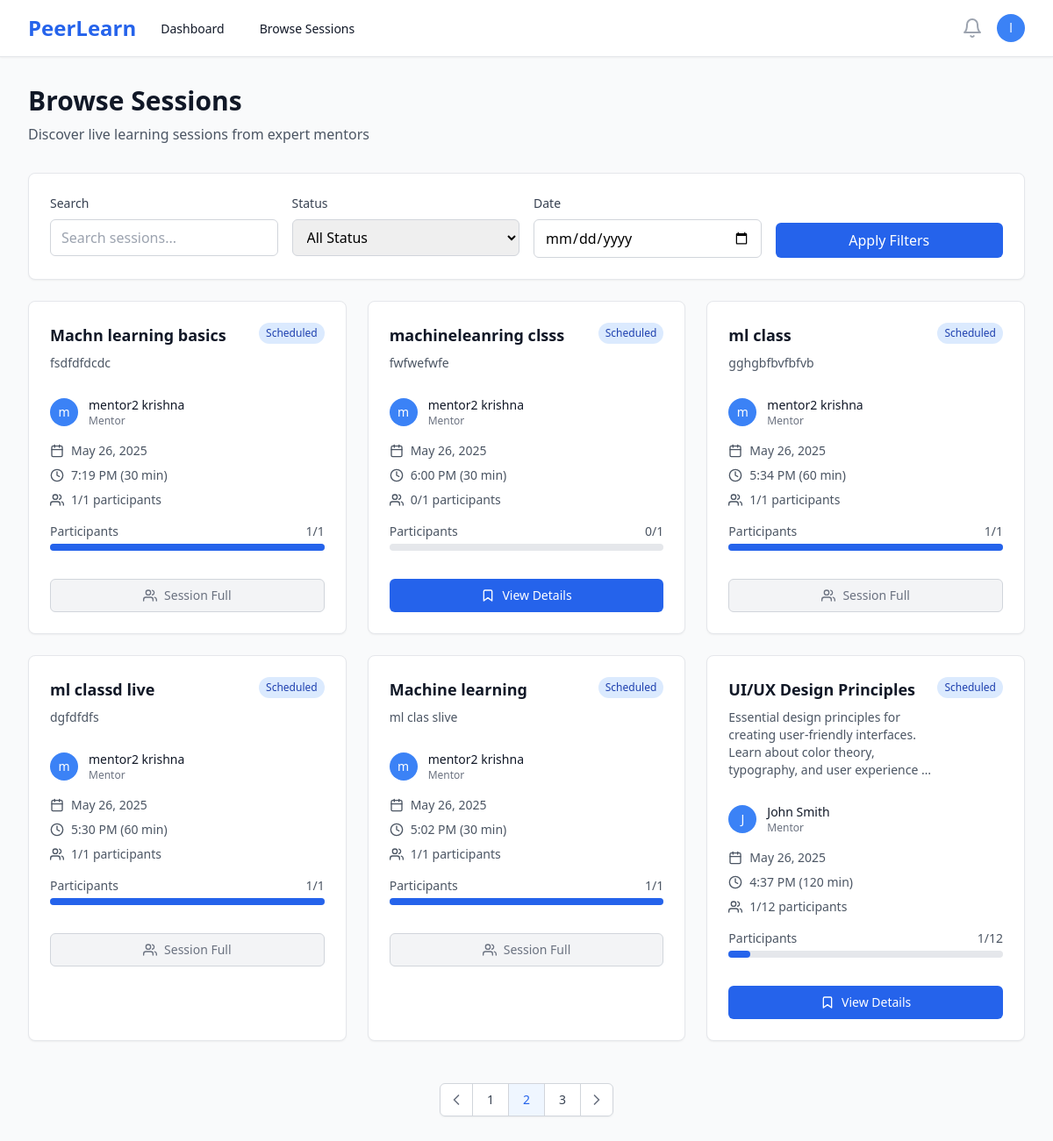
/sessions/ (signed in), run on an earlier commit of the app's database.
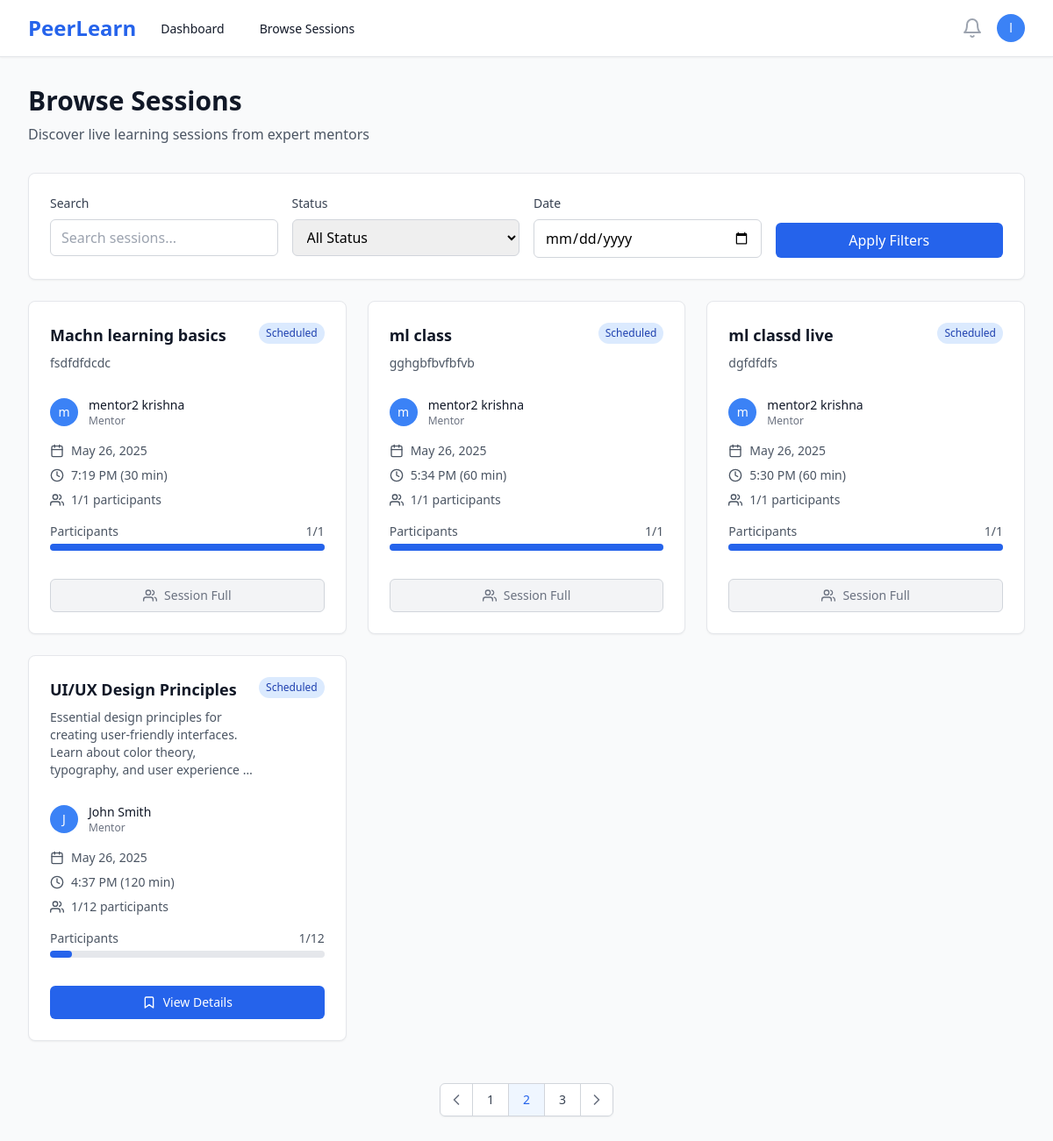
And on a later commit of the database.
### users/models.py (models this page shows, shortened)
class User(AbstractUser):
    ROLE_CHOICES = [
        ('mentor', 'Mentor'),
        ('learner', 'Learner'),
    ]
    id = models.UUIDField(primary_key=True, default=uuid.uuid4, editable=False)
    role = models.CharField(max_length=10, choices=ROLE_CHOICES, default='learner')
    bio = models.TextField(blank=True, null=True)
    skills = models.CharField(max_length=500, blank=True, help_text="Comma-separated skills for recommendation matching")
    interests = models.CharField(max_length=500, blank=True, help_text="Learning interests for AI recommendations")
    domain = models.CharField(max_length=100, blank=True, help_text="Learning domain/field")
    expertise = models.CharField(max_length=100, blank=True, help_text="Primary domain/area of expertise")
    career_goals = models.TextField(blank=True, help_text="Career aspirations for AI guidance")
    profile_image = models.ImageField(upload_to='profiles/', blank=True, null=True)
    created_at = models.DateTimeField(auto_now_add=True)
    updated_at = models.DateTimeField(auto_now=True)
    @property
    def is_mentor(self):
        return self.role == 'mentor'

### sessions/models.py (models this page shows, shortened)
class Session(models.Model):
    STATUS_CHOICES = [
        ('draft', 'Draft'),
        ('scheduled', 'Scheduled'),
        ('live', 'Live'),
        ('completed', 'Completed'),
        ('cancelled', 'Cancelled'),
    ]
    CATEGORY_CHOICES = [
        ('programming', 'Programming & Development'),
        ('data-science', 'Data Science & Analytics'),
        ('web-development', 'Web Development'),
        ('mobile-development', 'Mobile Development'),
        ('ai-ml', 'AI & Machine Learning'),
        ('design', 'UI/UX Design'),
        ('business', 'Business & Marketing'),
        ('language', 'Language Learning'),
        ('music', 'Music & Arts'),
        ('fitness', 'Health & Fitness'),
        ('other', 'Other'),
    ]
    id = models.UUIDField(primary_key=True, default=uuid.uuid4, editable=False)
    mentor = models.ForeignKey(User, on_delete=models.CASCADE, related_name='mentor_sessions')
    title = models.CharField(max_length=200)
    description = models.TextField()
    thumbnail = models.ImageField(upload_to='session_thumbnails/', blank=True, null=True, help_text="Session cover image")
    category = models.CharField(max_length=50, choices=CATEGORY_CHOICES, blank=True, help_text="Session category for recommendations")
    skills = models.TextField(blank=True, help_text="Comma-separated skills for ML matching")
    price = models.DecimalField(max_digits=8, decimal_places=2, null=True, blank=True, help_text="Price in INR, null for free sessions")
    schedule = models.DateTimeField()
    duration = models.IntegerField(help_text="Duration in minutes")
    max_participants = models.IntegerField(default=10)
    status = models.CharField(max_length=20, choices=STATUS_CHOICES, default='draft')
    created_at = models.DateTimeField(auto_now_add=True)
    updated_at = models.DateTimeField(auto_now=True)
    class Meta:
        ordering = ['-schedule']
    @property
    def current_participants(self):
        return self.bookings.filter(status='confirmed').count()
    @property
    def is_full(self):
        return self.current_participants >= self.max_participants

### sessions/views.py (the view)
# urls.py: path('', views.session_list, name='session_list'),
@login_required
def session_list(request):
    sessions = Session.objects.filter(
        status='scheduled',
        schedule__gt=timezone.now()
    ).select_related('mentor')
    return render(request, 'sessions/list.html', {'sessions': sessions})

### templates/sessions/list.html (shortened to what this page needs)
{% extends 'base.html' %}
{% block content %}
<div class="max-w-7xl mx-auto px-4 sm:px-6 lg:px-8 py-8">
    <div class="mb-8">
        <h1 class="text-3xl font-bold text-gray-900">Browse Sessions</h1>
        <p class="mt-2 text-gray-600">Discover live learning sessions from expert mentors</p>
    </div>
    <div class="bg-white rounded-lg shadow-sm border border-gray-200 p-6 mb-6">
        <div class="grid grid-cols-1 md:grid-cols-4 gap-4">
            <div>
                <label class="block text-sm font-medium text-gray-700 mb-2">Search</label>
                <input type="text"
                       placeholder="Search sessions..."
                       class="w-full px-3 py-2 border border-gray-300 rounded-md focus:ring-blue-500 focus:border-blue-500">
            </div>
            <div>
                <label class="block text-sm font-medium text-gray-700 mb-2">Status</label>
                <select class="w-full px-3 py-2 border border-gray-300 rounded-md focus:ring-blue-500 focus:border-blue-500">
                    <option value="">All Status</option>
                </select>
            </div>
            <div>
                <label class="block text-sm font-medium text-gray-700 mb-2">Date</label>
                <input type="date"
                       class="w-full px-3 py-2 border border-gray-300 rounded-md focus:ring-blue-500 focus:border-blue-500">
            </div>
            <div class="flex items-end">
                <button class="w-full px-4 py-2 bg-blue-600 text-white rounded-md hover:bg-blue-700 focus:outline-none focus:ring-2 focus:ring-offset-2 focus:ring-blue-500">
                    Apply Filters
                </button>
            </div>
        </div>
    </div>
    {% if sessions %}
    <div class="grid grid-cols-1 md:grid-cols-2 lg:grid-cols-3 gap-6">
        {% for session in sessions %}
        <div class="bg-white rounded-lg shadow-sm border border-gray-200 hover:shadow-md transition-shadow">
            <div class="p-6">
                <div class="flex items-start justify-between mb-4">
                    <div class="flex-1">
                        <h3 class="text-lg font-semibold text-gray-900 mb-2">
                            <a href="{% url 'session_detail' session.id %}" class="hover:text-blue-600">
                                {{ session.title }}
                            </a>
                        </h3>
                        <p class="text-sm text-gray-600 mb-3">{{ session.description|truncatewords:15 }}</p>
                    </div>
                    <span class="px-2 py-1 text-xs font-medium rounded-full flex-shrink-0
                                {% if session.status == 'scheduled' %}bg-blue-100 text-blue-800
                                {% elif session.status == 'live' %}bg-green-100 text-green-800
                                {% elif session.status == 'completed' %}bg-gray-100 text-gray-800
                                {% elif session.status == 'cancelled' %}bg-red-100 text-red-800
                                {% else %}bg-yellow-100 text-yellow-800{% endif %}">
                        {{ session.status|title }}
                    </span>
                </div>
                <div class="flex items-center mb-4">
                    {% if session.mentor.profile_image %}
                        <img class="h-8 w-8 rounded-full" src="{{ session.mentor.profile_image.url }}" alt="">
                    {% else %}
                        <div class="h-8 w-8 rounded-full bg-blue-500 flex items-center justify-center">
                            <span class="text-white text-sm font-medium">{{ session.mentor.first_name|first|default:session.mentor.username|first }}</span>
                        </div>
                    {% endif %}
                    <div class="ml-3">
                        <p class="text-sm font-medium text-gray-900">{{ session.mentor.get_full_name|default:session.mentor.username }}</p>
                        <p class="text-xs text-gray-500">Mentor</p>
                    </div>
                </div>
                <div class="space-y-2 text-sm text-gray-600 mb-4">
                    <div class="flex items-center">
                        <i data-feather="calendar" class="h-4 w-4 mr-2"></i>
                        {{ session.schedule|date:"M j, Y" }}
                    </div>
                    <div class="flex items-center">
                        <i data-feather="clock" class="h-4 w-4 mr-2"></i>
                        {{ session.schedule|time:"g:i A" }} ({{ session.duration }} min)
                    </div>
                    <div class="flex items-center">
                        <i data-feather="users" class="h-4 w-4 mr-2"></i>
                        {{ session.current_participants }}/{{ session.max_participants }} participants
                    </div>
                </div>
                <div class="mb-4">
                    <div class="flex justify-between text-sm text-gray-600 mb-1">
                        <span>Participants</span>
                        <span>{{ session.current_participants }}/{{ session.max_participants }}</span>
                    </div>
                    <div class="w-full bg-gray-200 rounded-full h-2">
                        <div class="bg-blue-600 h-2 rounded-full"
                             style="width: {% widthratio session.current_participants session.max_participants 100 %}%"></div>
                    </div>
                </div>
                <div class="pt-4">
                    {% if user.is_authenticated %}
                        {% if session.status == 'live' %}
                            <a href="{% url 'session_detail' session.id %}"
                               class="w-full inline-flex items-center justify-center px-4 py-2 border border-transparent text-sm font-medium rounded-md text-white bg-green-600 hover:bg-green-700">
                                <i data-feather="video" class="h-4 w-4 mr-2"></i>
                                Join Live Session
                            </a>
                        {% elif session.status == 'scheduled' %}
                            {% if session.is_full %}
                                <button disabled
                                        class="w-full inline-flex items-center justify-center px-4 py-2 border border-gray-300 text-sm font-medium rounded-md text-gray-500 bg-gray-100 cursor-not-allowed">
                                    <i data-feather="users" class="h-4 w-4 mr-2"></i>
                                    Session Full
                                </button>
                            {% else %}
                                <a href="{% url 'session_detail' session.id %}"
                                   class="w-full inline-flex items-center justify-center px-4 py-2 border border-transparent text-sm font-medium rounded-md text-white bg-blue-600 hover:bg-blue-700">
                                    <i data-feather="bookmark" class="h-4 w-4 mr-2"></i>
                                    View Details
                                </a>
                            {% endif %}
                        {% else %}
                            <a href="{% url 'session_detail' session.id %}"
                               class="w-full inline-flex items-center justify-center px-4 py-2 border border-gray-300 text-sm font-medium rounded-md text-gray-700 bg-white hover:bg-gray-50">
                                <i data-feather="eye" class="h-4 w-4 mr-2"></i>
                                View Details
                            </a>
                        {% endif %}
                    {% else %}
                        <a href="{% url 'login' %}"
                           class="w-full inline-flex items-center justify-center px-4 py-2 border border-transparent text-sm font-medium rounded-md text-white bg-blue-600 hover:bg-blue-700">
                            Login to Book
                        </a>
                    {% endif %}
                </div>
            </div>
        </div>
        {% endfor %}
    </div>
    <div class="mt-12 flex justify-center">
        <nav class="relative z-0 inline-flex rounded-md shadow-sm -space-x-px" aria-label="Pagination">
            <a href="#" class="relative inline-flex items-center px-2 py-2 rounded-l-md border border-gray-300 bg-white text-sm font-medium text-gray-500 hover:bg-gray-50">
                <i data-feather="chevron-left" class="h-5 w-5"></i>
            </a>
            <a href="#" class="relative inline-flex items-center px-4 py-2 border border-gray-300 bg-white text-sm font-medium text-gray-700 hover:bg-gray-50">
                1
            </a>
            <a href="#" class="relative inline-flex items-center px-4 py-2 border border-gray-300 bg-blue-50 text-sm font-medium text-blue-600">
                2
            </a>
            <a href="#" class="relative inline-flex items-center px-4 py-2 border border-gray-300 bg-white text-sm font-medium text-gray-700 hover:bg-gray-50">
                3
            </a>
            <a href="#" class="relative inline-flex items-center px-2 py-2 rounded-r-md border border-gray-300 bg-white text-sm font-medium text-gray-500 hover:bg-gray-50">
                <i data-feather="chevron-right" class="h-5 w-5"></i>
            </a>
        </nav>
    </div>
    {% endif %}
</div>
{% endblock %}

### templates/base.html (shortened to what this page needs)
<!DOCTYPE html>
<html lang="en" class="h-full bg-gray-50">
<head>
    <script src="https://cdn.tailwindcss.com"></script>
</head>
<body class="h-full">
    {% if user.is_authenticated %}
    <nav class="bg-white shadow-sm border-b border-gray-200" x-data="{ mobileMenuOpen: false }">
        <div class="max-w-7xl mx-auto px-4 sm:px-6 lg:px-8">
            <div class="flex justify-between h-16">
                <div class="flex">
                    <div class="flex-shrink-0 flex items-center">
                        <a href="{% url 'landing' %}" class="text-2xl font-bold text-blue-600">PeerLearn</a>
                    </div>
                    <div class="hidden sm:ml-6 sm:flex sm:space-x-8">
                        {% if user.is_mentor %}
                            <a href="{% url 'mentor_dashboard' %}" class="border-transparent text-gray-900 hover:text-blue-600 inline-flex items-center px-1 pt-1 border-b-2 text-sm font-medium">
                                Dashboard
                            </a>
                            <a href="{% url 'create_session' %}" class="border-transparent text-gray-900 hover:text-blue-600 inline-flex items-center px-1 pt-1 border-b-2 text-sm font-medium">
                                Create Session
                            </a>
                        {% else %}
                            <a href="{% url 'learner_dashboard' %}" class="border-transparent text-gray-900 hover:text-blue-600 inline-flex items-center px-1 pt-1 border-b-2 text-sm font-medium">
                                Dashboard
                            </a>
                            <a href="{% url 'session_list' %}" class="border-transparent text-gray-900 hover:text-blue-600 inline-flex items-center px-1 pt-1 border-b-2 text-sm font-medium">
                                Browse Sessions
                            </a>
                        {% endif %}
                    </div>
                </div>
                <div class="hidden sm:ml-6 sm:flex sm:items-center">
                    <button type="button" class="bg-white p-1 rounded-full text-gray-400 hover:text-gray-500 focus:outline-none focus:ring-2 focus:ring-offset-2 focus:ring-blue-500">
                        <i data-feather="bell" class="h-6 w-6"></i>
                    </button>
                    <div class="ml-3 relative" x-data="{ open: false }">
                        <div>
                            <button @click="open = !open" type="button" class="bg-white rounded-full flex text-sm focus:outline-none focus:ring-2 focus:ring-offset-2 focus:ring-blue-500" id="user-menu-button">
                                <div class="h-8 w-8 rounded-full bg-blue-500 flex items-center justify-center">
                                    <span class="text-white text-sm font-medium">{{ user.first_name|first|default:user.username|first }}</span>
                                </div>
                            </button>
                        </div>
                    </div>
                </div>
            </div>
        </div>
    </nav>
    {% endif %}
    <main class="{% if user.is_authenticated %}pt-0{% else %}pt-0{% endif %}">
        {% block content %}{% endblock %}
    </main>
</body>
</html>

What changed in the data, as far as the page shows it:
removed Session: title "machineleanring clsss", description "fwfwefwfe", status "Scheduled", mentor.first_name|first "m", mentor.get_full_name "mentor2 krishna", schedule "May 26, 2025", schedule "6:00 PM", duration "30", current_participants "0", max_participants "1", shows "View Details"
removed Session: title "Machine learning", description "ml clas slive", status "Scheduled", mentor.first_name|first "m", mentor.get_full_name "mentor2 krishna", schedule "May 26, 2025", schedule "5:02 PM", duration "30", current_participants "1", max_participants "1", shows "Session Full"
